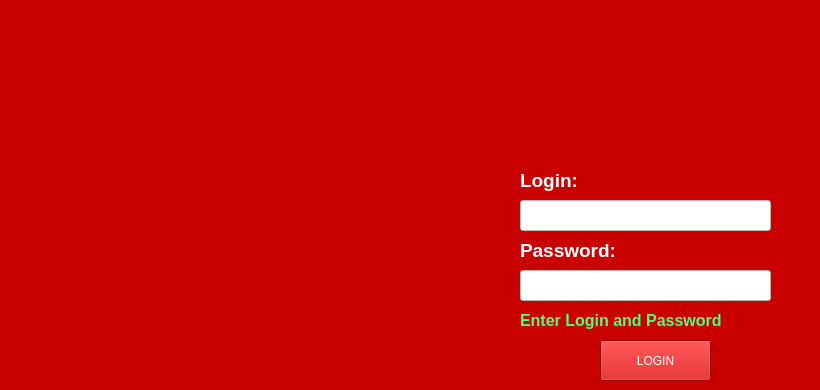
    <widget class="QWidget" name="login">
     <property name="styleSheet">
      <string notr="true">background-color: rgb(200, 0, 0);</string>
     </property>
     <attribute name="title">
      <string>Login</string>
     </attribute>
     <widget class="QLabel" name="labelLogin">
      <property name="geometry">
       <rect>
        <x>520</x>
        <y>170</y>
        <width>101</width>
        <height>21</height>
       </rect>
      </property>
      <property name="font">
       <font>
        <family>Arial</family>
        <pointsize>14</pointsize>
        <weight>75</weight>
        <bold>true</bold>
       </font>
      </property>
      <property name="styleSheet">
       <string notr="true">color: rgb(255, 255, 255);</string>
      </property>
      <property name="text">
       <string>Login:</string>
      </property>
      <property name="alignment">
       <set>Qt::AlignLeading|Qt::AlignLeft|Qt::AlignVCenter</set>
      </property>
     </widget>
     <widget class="QLabel" name="LabelPass">
      <property name="geometry">
       <rect>
        <x>520</x>
        <y>240</y>
        <width>101</width>
        <height>21</height>
       </rect>
      </property>
      <property name="font">
       <font>
        <family>Arial</family>
        <pointsize>14</pointsize>
        <weight>75</weight>
        <bold>true</bold>
       </font>
      </property>
      <property name="styleSheet">
       <string notr="true">color: rgb(255, 255, 255);</string>
      </property>
      <property name="text">
       <string>Password:</string>
      </property>
      <property name="alignment">
       <set>Qt::AlignLeading|Qt::AlignLeft|Qt::AlignVCenter</set>
      </property>
     </widget>
     <widget class="QLineEdit" name="lineUser">
      <property name="geometry">
       <rect>
        <x>520</x>
        <y>200</y>
        <width>251</width>
        <height>31</height>
       </rect>
      </property>
      <property name="font">
       <font>
        <family>Arial</family>
        <pointsize>14</pointsize>
        <weight>50</weight>
        <italic>false</italic>
        <bold>false</bold>
       </font>
      </property>
      <property name="styleSheet">
       <string notr="true">background-color: rgb(255, 255, 255);
color: rgb(158, 0, 0);
font: 14pt &quot;Arial&quot;;</string>
      </property>
     </widget>
     <widget class="QLineEdit" name="linePass">
      <property name="geometry">
       <rect>
        <x>520</x>
        <y>270</y>
        <width>251</width>
        <height>31</height>
       </rect>
      </property>
      <property name="font">
       <font>
        <family>Arial</family>
        <pointsize>14</pointsize>
        <weight>50</weight>
        <italic>false</italic>
        <bold>false</bold>
       </font>
      </property>
      <property name="styleSheet">
       <string notr="true">background-color: rgb(255, 255, 255);
color: rgb(158, 0, 0);
font: 14pt &quot;Arial&quot;;</string>
      </property>
      <property name="echoMode">
       <enum>QLineEdit::Password</enum>
      </property>
     </widget>
     <widget class="QPushButton" name="btnLogin">
      <property name="geometry">
       <rect>
        <x>600</x>
        <y>340</y>
        <width>111</width>
        <height>41</height>
       </rect>
      </property>
      <property name="styleSheet">
       <string notr="true">color: rgb(255, 255, 255);
font: 14pt &quot;Arial&quot;;</string>
      </property>
      <property name="text">
       <string>LOGIN</string>
      </property>
     </widget>
     <widget class="QLabel" name="lock">
      <property name="geometry">
       <rect>
        <x>400</x>
        <y>200</y>
        <width>111</width>
        <height>101</height>
       </rect>
      </property>
      <property name="text">
       <string/>
      </property>
      <property name="pixmap">
       <pixmap>images/login.png</pixmap>
      </property>
      <property name="scaledContents">
       <bool>true</bool>
      </property>
     </widget>
     <widget class="QLabel" name="labelLoginMsg">
      <property name="geometry">
       <rect>
        <x>520</x>
        <y>310</y>
        <width>291</width>
        <height>21</height>
       </rect>
      </property>
      <property name="font">
       <font>
        <family>Arial</family>
        <pointsize>12</pointsize>
        <weight>75</weight>
        <bold>true</bold>
       </font>
      </property>
      <property name="styleSheet">
       <string notr="true">color: rgb(85, 255, 127);</string>
      </property>
      <property name="text">
       <string>Enter Login and Password</string>
      </property>
      <property name="alignment">
       <set>Qt::AlignLeading|Qt::AlignLeft|Qt::AlignVCenter</set>
      </property>
     </widget>
    </widget>
